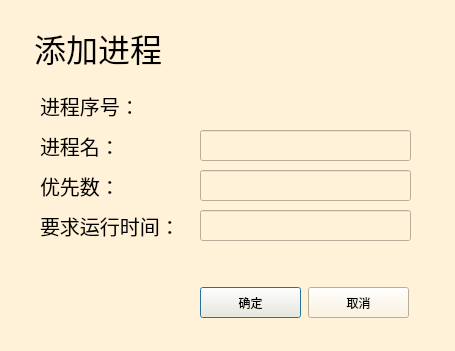
<?xml version="1.0" encoding="UTF-8"?>
<ui version="4.0">
 <class>addProcess</class>
 <widget class="QDialog" name="addProcess">
  <property name="geometry">
   <rect>
    <x>0</x>
    <y>0</y>
    <width>455</width>
    <height>351</height>
   </rect>
  </property>
  <property name="windowTitle">
   <string>Dialog</string>
  </property>
  <property name="styleSheet">
   <string notr="true">background-color: rgb(255, 242, 216)</string>
  </property>
  <widget class="QTextBrowser" name="textBrowser">
   <property name="geometry">
    <rect>
     <x>30</x>
     <y>20</y>
     <width>271</width>
     <height>61</height>
    </rect>
   </property>
   <property name="styleSheet">
    <string notr="true">background: transparent;
border: 0;</string>
   </property>
   <property name="html">
    <string>&lt;!DOCTYPE HTML PUBLIC &quot;-//W3C//DTD HTML 4.0//EN&quot; &quot;http://www.w3.org/TR/REC-html40/strict.dtd&quot;&gt;
&lt;html&gt;&lt;head&gt;&lt;meta name=&quot;qrichtext&quot; content=&quot;1&quot; /&gt;&lt;style type=&quot;text/css&quot;&gt;
p, li { white-space: pre-wrap; }
&lt;/style&gt;&lt;/head&gt;&lt;body style=&quot; font-family:'SimSun'; font-size:9pt; font-weight:400; font-style:normal;&quot;&gt;
&lt;p style=&quot; margin-top:0px; margin-bottom:0px; margin-left:0px; margin-right:0px; -qt-block-indent:0; text-indent:0px;&quot;&gt;&lt;span style=&quot; font-size:24pt;&quot;&gt;添加进程&lt;/span&gt;&lt;/p&gt;&lt;/body&gt;&lt;/html&gt;</string>
   </property>
  </widget>
  <widget class="QLabel" name="label">
   <property name="geometry">
    <rect>
     <x>40</x>
     <y>90</y>
     <width>91</width>
     <height>31</height>
    </rect>
   </property>
   <property name="styleSheet">
    <string notr="true">font-size: 20px;
background-color: transparent;</string>
   </property>
   <property name="text">
    <string>进程序号：</string>
   </property>
  </widget>
  <widget class="QLabel" name="label_2">
   <property name="geometry">
    <rect>
     <x>40</x>
     <y>130</y>
     <width>91</width>
     <height>31</height>
    </rect>
   </property>
   <property name="styleSheet">
    <string notr="true">font-size: 20px;
background-color: transparent;</string>
   </property>
   <property name="text">
    <string>进程名：</string>
   </property>
  </widget>
  <widget class="QLabel" name="label_3">
   <property name="geometry">
    <rect>
     <x>40</x>
     <y>170</y>
     <width>91</width>
     <height>31</height>
    </rect>
   </property>
   <property name="styleSheet">
    <string notr="true">font-size: 20px;
background-color: transparent;</string>
   </property>
   <property name="text">
    <string>优先数：</string>
   </property>
  </widget>
  <widget class="QLabel" name="label_4">
   <property name="geometry">
    <rect>
     <x>40</x>
     <y>210</y>
     <width>151</width>
     <height>31</height>
    </rect>
   </property>
   <property name="styleSheet">
    <string notr="true">font-size: 20px;
background-color: transparent;</string>
   </property>
   <property name="text">
    <string>要求运行时间：</string>
   </property>
  </widget>
  <widget class="QLineEdit" name="pid">
   <property name="enabled">
    <bool>true</bool>
   </property>
   <property name="geometry">
    <rect>
     <x>200</x>
     <y>90</y>
     <width>211</width>
     <height>31</height>
    </rect>
   </property>
   <property name="styleSheet">
    <string notr="true">border:0;
background-color:transparent;</string>
   </property>
   <property name="inputMask">
    <string/>
   </property>
   <property name="alignment">
    <set>Qt::AlignRight|Qt::AlignTrailing|Qt::AlignVCenter</set>
   </property>
   <property name="readOnly">
    <bool>true</bool>
   </property>
  </widget>
  <widget class="QLineEdit" name="pName">
   <property name="geometry">
    <rect>
     <x>200</x>
     <y>130</y>
     <width>211</width>
     <height>31</height>
    </rect>
   </property>
  </widget>
  <widget class="QLineEdit" name="priority">
   <property name="geometry">
    <rect>
     <x>200</x>
     <y>170</y>
     <width>211</width>
     <height>31</height>
    </rect>
   </property>
  </widget>
  <widget class="QLineEdit" name="timeRequired">
   <property name="geometry">
    <rect>
     <x>200</x>
     <y>210</y>
     <width>211</width>
     <height>31</height>
    </rect>
   </property>
  </widget>
  <widget class="QPushButton" name="pushButton">
   <property name="geometry">
    <rect>
     <x>200</x>
     <y>287</y>
     <width>101</width>
     <height>31</height>
    </rect>
   </property>
   <property name="text">
    <string>确定</string>
   </property>
  </widget>
  <widget class="QPushButton" name="pushButton_2">
   <property name="geometry">
    <rect>
     <x>308</x>
     <y>287</y>
     <width>101</width>
     <height>31</height>
    </rect>
   </property>
   <property name="text">
    <string>取消</string>
   </property>
  </widget>
 </widget>
 <resources/>
 <connections/>
</ui>
